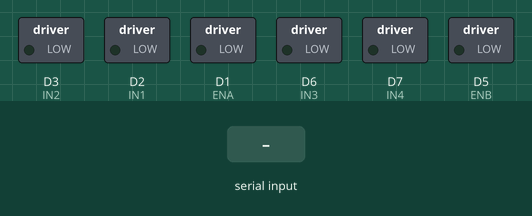
This sketch was run on a simulated ESP8266 (NodeMCU). Parts: switched loads named in the sketch (green lamp = pin HIGH). The test bench sets the inputs (shaded band). What the sketch prints to the serial monitor is not drawn.

Above: at 1.2 s.
1.3 s: "UP" received over the second serial link
At 1.8 s:
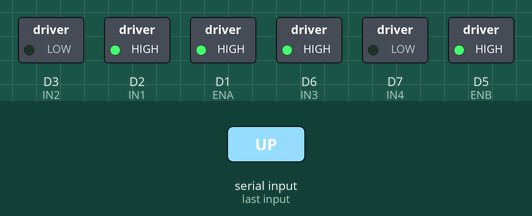
2.8 s: "DOWN" received over the second serial link
At 3.1 s:
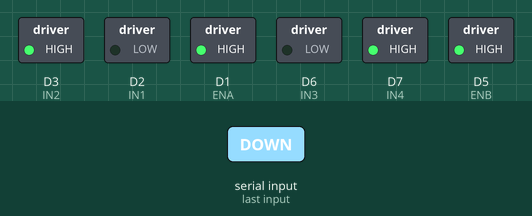
4.3 s: "LEFT" received over the second serial link
At 5.4 s:
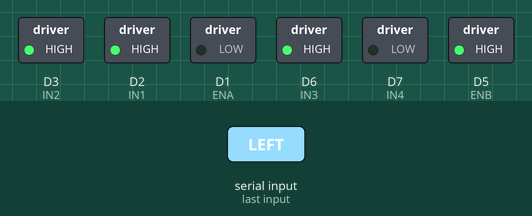
5.8 s: "RIGHT" received over the second serial link
At 6.6 s:
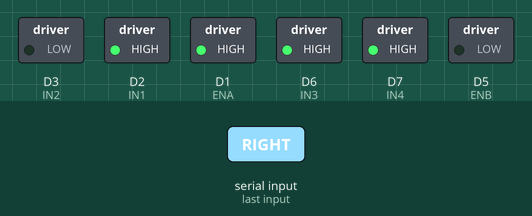
7.3 s: "STOP" received over the second serial link
At 7.7 s:
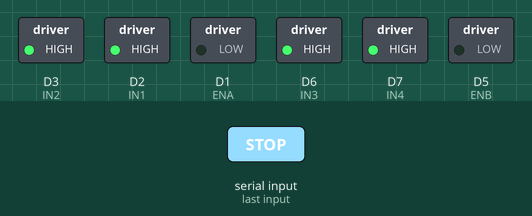
Timing chart, 0 to 9.8 s (numbered marks = the images above; inputs shaded):
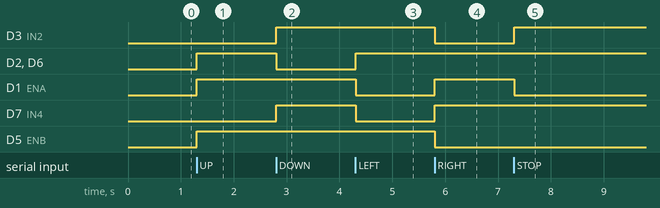

The sketch:

MCU_RENEW.ino
```cpp
#include <ESP8266WiFi.h>
#include <SoftwareSerial.h>

//pwm D1~D12
#define D1 5
#define D2 4
#define D3 0
#define D4 2
#define D5 14
#define D6 12
#define D7 13
#define D8 15


//motor A
#define ENA D1
#define IN1 D2
#define IN2 D3

//motor B
#define ENB D5
#define IN3 D6
#define IN4 D7


//set BTSerial D4 =  RX , D8 = TX
SoftwareSerial BTSerial(D4, D8); // RX | TX

char command; //command = string from android studio
String string;  //string of arduno


//1023 = 7 v
//650 = 5v

void setup() {
  //MOTER_A
  pinMode(ENA,OUTPUT);  //ENA
  pinMode(IN1,OUTPUT);  //IN1
  pinMode(IN2,OUTPUT);  //IN2

  //MOTER_B
  pinMode(ENB,OUTPUT);  //ENB
  pinMode(IN3,OUTPUT);  //IN3
  pinMode(IN4,OUTPUT);  //IN4
}


void loop() {
   if (BTSerial.available() > 0)
    {string = "";}    //init string = NULL

    while(BTSerial.available() > 0)
    {
      command = ((byte)BTSerial.read());  //get string from android studio

      if(command == ':')
      {
        break;
      }

      else
      {
        string += command;  //move command(string from android studio) to string of arduino
      }

      delay(1);
    }

    if(string == "UP") //if string of arduino == UP
    {
        forward();
    }

    if(string =="DOWN") //if string of arduino == DOWN
    {
        backward();
    }

     if(string == "LEFT") //if string of arduino == LEFT
    {
        left();
    }

    if(string =="RIGHT") //if string of arduino == RIGHT
    {
        right();
    }

    if(string =="STOP") //if string of arduino == STOP
    {
        stop_motor();
    }

    Serial.println(string);  //show string of arduino in serial monitor
}

//function

void forward(){
     digitalWrite(IN3,HIGH);
     digitalWrite(IN4,LOW);
     analogWrite(ENB,650);   //speed 1023 //max cycle NodeMCU

     digitalWrite(IN1,HIGH);
     digitalWrite(IN2,LOW);
     analogWrite(ENA,650);   //speed 1023 //max cycle NodeMCU
}

void backward(){
     digitalWrite(IN3,LOW);
     digitalWrite(IN4,HIGH);
     analogWrite(ENB,650);   //speed 1023 //max cycle NodeMCU

     digitalWrite(IN1,LOW);
     digitalWrite(IN2,HIGH);
     analogWrite(ENA,650);   //speed 1023 //max cycle NodeMCU
}

void left(){
     digitalWrite(IN3,HIGH);
     digitalWrite(IN4,LOW);
     analogWrite(ENB,650);   //speed 1023 //max cycle NodeMCU

     digitalWrite(IN1,HIGH);
     digitalWrite(IN2,HIGH);
     analogWrite(ENA,0);   //speed 1023 //max cycle NodeMCU
}


void right(){
     digitalWrite(IN3,HIGH);
     digitalWrite(IN4,HIGH);
     analogWrite(ENB,0);   //speed 1023 //max cycle NodeMCU

     digitalWrite(IN1,HIGH);
     digitalWrite(IN2,LOW);
     analogWrite(ENA,650);   //speed 1023 //max cycle NodeMCU
}

void stop_motor(){
     digitalWrite(IN3,HIGH);
     digitalWrite(IN4,HIGH);
     analogWrite(ENB,0);   //speed 1023 //max cycle NodeMCU

     digitalWrite(IN1,HIGH);
     digitalWrite(IN2,HIGH);
     analogWrite(ENA,0);   //speed 1023 //max cycle NodeMCU
}
```

Measured:
- after the input at 1.3 s, D2 (IN1), D1 (ENA), D6 (IN3), D5 (ENB): LOW → HIGH at once
- after the input at 2.8 s, D3 (IN2), D7 (IN4): LOW → HIGH at once; D2 (IN1), D6 (IN3): HIGH → LOW at once
- after the input at 4.3 s, D2 (IN1), D6 (IN3): LOW → HIGH at once; D1 (ENA), D7 (IN4): HIGH → LOW at once
- after the input at 5.8 s, D3 (IN2), D5 (ENB): HIGH → LOW at once; D1 (ENA), D7 (IN4): LOW → HIGH at once
- after the input at 7.3 s, D3 (IN2): LOW → HIGH at once; D1 (ENA): HIGH → LOW at once
